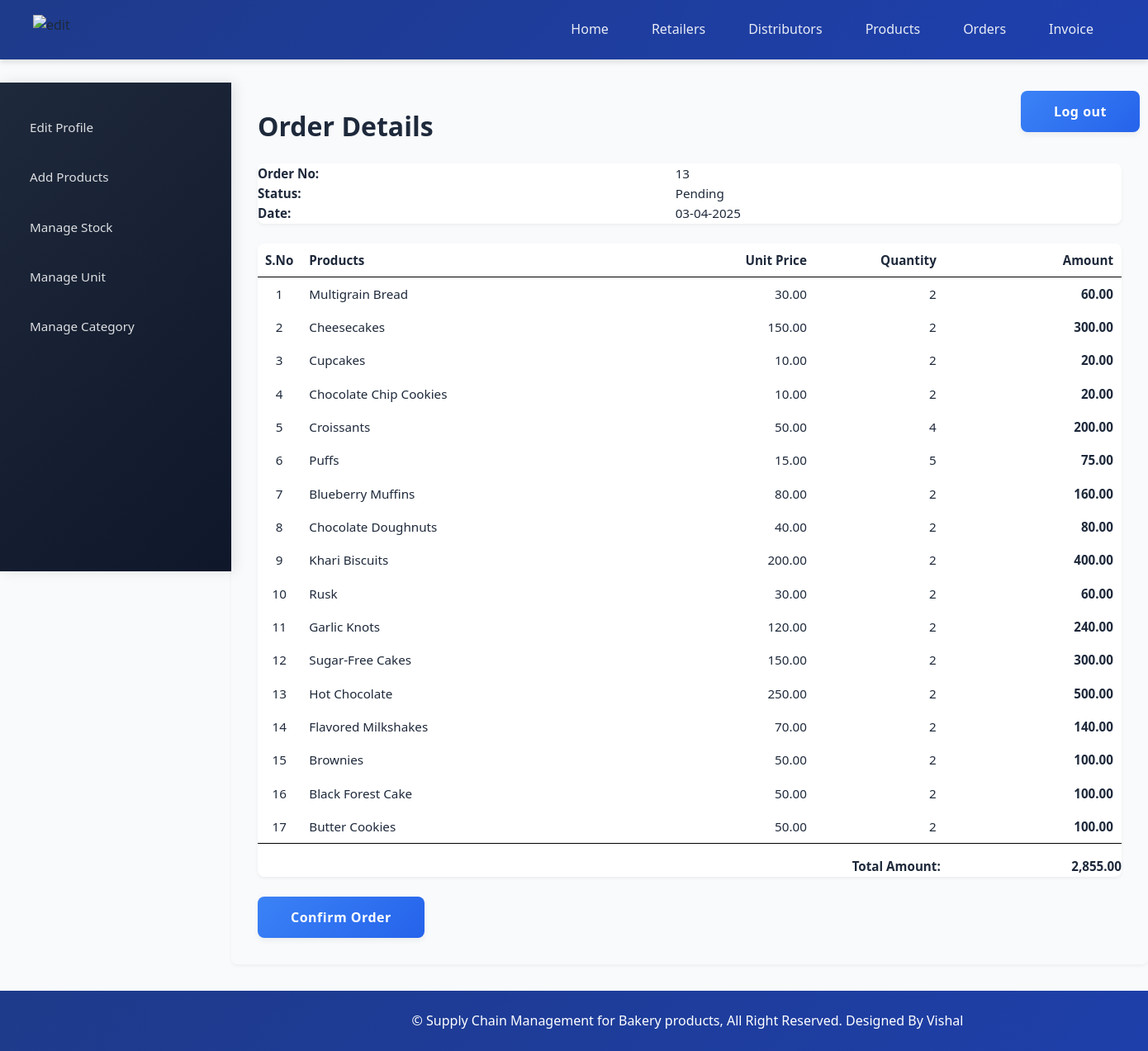
Screenshot of /manufacturer/view_order_items.php?id=13 (signed in) with the database file from the repository.
### tables this page shows
CREATE TABLE `orders` (
  `order_id` int(11) NOT NULL,
  `date` date NOT NULL,
  `retailer_id` int(11) NOT NULL,
  `approved` tinyint(1) NOT NULL,
  `status` tinyint(1) NOT NULL,
  `total_amount` decimal(10,3) NOT NULL
);

CREATE TABLE `order_items` (
  `order_items_id` int(11) NOT NULL,
  `order_id` int(11) NOT NULL,
  `pro_id` int(11) NOT NULL,
  `quantity` int(6) NOT NULL
);

CREATE TABLE `products` (
  `pro_id` int(11) NOT NULL,
  `pro_name` varchar(25) NOT NULL,
  `pro_desc` text DEFAULT NULL,
  `pro_price` decimal(10,3) NOT NULL,
  `unit` int(11) NOT NULL,
  `pro_cat` int(11) NOT NULL,
  `quantity` int(6) DEFAULT NULL
);

### manufacturer/view_order_items.php (the view, shortened to what this page needs)
<?php
require("../includes/config.php");
$order_id = filter_input(INPUT_GET, 'id', FILTER_VALIDATE_INT);
$query_selectManOrderItems = "SELECT *, order_items.quantity as quantity
                             FROM orders, order_items, products
                             WHERE order_items.order_id=?
                             AND order_items.pro_id=products.pro_id
                             AND order_items.order_id=orders.order_id";
$stmt = mysqli_prepare($con, $query_selectManOrderItems);
mysqli_stmt_bind_param($stmt, "i", $order_id);
mysqli_stmt_execute($stmt);
$result_selectManOrderItems = mysqli_stmt_get_result($stmt);
$query_selectManOrder = "SELECT date, approved, status FROM orders WHERE order_id=?";
$stmt = mysqli_prepare($con, $query_selectManOrder);
mysqli_stmt_bind_param($stmt, "i", $order_id);
mysqli_stmt_execute($stmt);
$result_selectManOrder = mysqli_stmt_get_result($stmt);
$row_selectManOrder = mysqli_fetch_array($result_selectManOrder);
?>
<!DOCTYPE html>
<html>
<head>
    <link rel="stylesheet" href="../includes/main_style.css">
</head>
<body>
    <?php
        include("../includes/nav_manufacturer.inc.php");
        include("../includes/aside_manufacturer.inc.php");
    ?>
    <section>
        <h1>Order Details</h1>
        <table class="table_infoFormat">
            <tr>
                <td style="font-weight: bold;">Order No:</td>
                <td><?php echo htmlspecialchars($order_id); ?></td>
            </tr>
            <tr>
                <td style="font-weight: bold;">Status:</td>
                <td>
                    <?php echo $row_selectManOrder['status'] == 0 ? "Pending" : "Completed"; ?>
                </td>
            </tr>
            <tr>
                <td style="font-weight: bold;">Date:</td>
                <td><?php echo date("d-m-Y", strtotime($row_selectManOrder['date'])); ?></td>
            </tr>
        </table>
        <form action="" method="POST" class="form">
        <table class="table_invoiceFormat" style="width: 100%; border-collapse: collapse;">
    <thead>
        <tr>
            <th style="width: 5%; text-align: center; border-bottom: 1px solid #000; padding: 8px 5px;">S.No</th>
            <th style="width: 45%; text-align: left; border-bottom: 1px solid #000; padding: 8px 10px;">Products</th>
            <th style="width: 15%; text-align: right; border-bottom: 1px solid #000; padding: 8px 15px;">Unit Price</th>
            <th style="width: 15%; text-align: right; border-bottom: 1px solid #000; padding: 8px 15px;">Quantity</th>
            <th style="width: 20%; text-align: right; border-bottom: 1px solid #000; padding: 8px 10px;">Amount</th>
        </tr>
    </thead>
    <tbody>
        <?php
        $total_amount = 0;
        $counter = 1;
        while($row = mysqli_fetch_array($result_selectManOrderItems)):
            $amount = $row['quantity'] * $row['pro_price'];
            $total_amount += $amount;
        ?>
        <tr>
            <td style="text-align: center; vertical-align: top; padding: 8px 5px;"><?php echo $counter++; ?></td>
            <td style="text-align: left; vertical-align: top; padding: 8px 10px;"><?php echo htmlspecialchars($row['pro_name']); ?></td>
            <td style="text-align: right; vertical-align: top; padding: 8px 15px;"><?php echo number_format($row['pro_price'], 2); ?></td>
            <td style="text-align: right; vertical-align: top; padding: 8px 15px;"><?php echo htmlspecialchars($row['quantity']); ?></td>
            <td style="text-align: right; vertical-align: top; padding: 8px 10px; font-weight: bold;"><?php echo number_format($amount, 2); ?></td>
        </tr>
        <?php endwhile; ?>
        <tr style="height:40px;vertical-align:bottom;">
            <td colspan="4" style="text-align: right; border-top: 1px solid #000; padding-top: 10px; padding-right: 10px;"><b>Total Amount:</b></td>
            <td style="text-align: right; border-top: 1px solid #000; padding-top: 10px; font-weight: bold;"><?php echo number_format($total_amount, 2); ?></td>
        </tr>
    </tbody>
</table>
            <?php if($row_selectManOrder['approved'] == 0): ?>
                <a href="confirm_order.php?id=<?php echo $order_id; ?>">
                    <input type="button" value="Confirm Order" class="submit_button"/>
                </a>
            <?php elseif($row_selectManOrder['status'] == 0): ?>
                <a href="generate_invoice.php?id=<?php echo $order_id; ?>">
                    <input type="button" value="Generate Invoice" class="submit_button"/>
                </a>
            <?php endif; ?>
        </form>
    </section>
    <?php include("../includes/footer.inc.php"); ?>
</body>
</html>

### includes/main_style.css (style rules this page uses)
* { font-family: 'Segoe UI', Roboto, -apple-system, sans-serif; margin: 0; padding: 0; box-sizing: border-box; }
body { margin: auto; background-color: #f8fafc; color: #1e293b; line-height: 1.6; }
a { text-decoration: none; color: inherit; }
.submit_button { font-size: 1rem; padding: 0.875rem 2.5rem; background: linear-gradient(135deg, #3b82f6 0%, #2563eb 100%); border: none; border-radius: 8px; color: white; cursor: pointer; transition: all 0.3s cubic-bezier(0.4, 0, 0.2, 1); font-weight: 600; letter-spacing: 0.5px; box-shadow: 0 4px 6px rgba(0, 0, 0, 0.05); }
body { margin-left: 280px; min-height: 100vh; margin-top: 100px; overflow-x: hidden; }
section { max-width: 1200px; width: 100%; padding: 2rem; margin: 0 auto; }
section h1 { margin: 0 0 1.5rem; font-weight: 700; color: #1e293b; font-size: 2rem; line-height: 1.3; }
table { border-collapse: separate; border-spacing: 0; width: 100%; margin: 1.5rem 0; font-size: 0.95rem; background: white; border-radius: 8px; overflow: hidden; box-shadow: 0 2px 4px rgba(0, 0, 0, 0.05); }

### rows the page displays
orders: date "03-04-2025"
order_items: pro.pro_name "Multigrain Bread", pro.pro_price "30.00", quantity "2", quantity.pro_price "60.00"
order_items: pro.pro_name "Cheesecakes", pro.pro_price "150.00", quantity "2", quantity.pro_price "300.00"
order_items: pro.pro_name "Cupcakes", pro.pro_price "10.00", quantity "2", quantity.pro_price "20.00"
order_items: pro.pro_name "Chocolate Chip Cookies", pro.pro_price "10.00", quantity "2", quantity.pro_price "20.00"
order_items: pro.pro_name "Croissants", pro.pro_price "50.00", quantity "4", quantity.pro_price "200.00"
order_items: pro.pro_name "Puffs", pro.pro_price "15.00", quantity "5", quantity.pro_price "75.00"
order_items: pro.pro_name "Blueberry Muffins", pro.pro_price "80.00", quantity "2", quantity.pro_price "160.00"
order_items: pro.pro_name "Chocolate Doughnuts", pro.pro_price "40.00", quantity "2", quantity.pro_price "80.00"
order_items: pro.pro_name "Khari Biscuits", pro.pro_price "200.00", quantity "2", quantity.pro_price "400.00"
order_items: pro.pro_name "Rusk", pro.pro_price "30.00", quantity "2", quantity.pro_price "60.00"
order_items: pro.pro_name "Garlic Knots", pro.pro_price "120.00", quantity "2", quantity.pro_price "240.00"
order_items: pro.pro_name "Sugar-Free Cakes", pro.pro_price "150.00", quantity "2", quantity.pro_price "300.00"
order_items: pro.pro_name "Hot Chocolate", pro.pro_price "250.00", quantity "2", quantity.pro_price "500.00"
order_items: pro.pro_name "Flavored Milkshakes", pro.pro_price "70.00", quantity "2", quantity.pro_price "140.00"
order_items: pro.pro_name "Brownies", pro.pro_price "50.00", quantity "2", quantity.pro_price "100.00"
order_items: pro.pro_name "Black Forest Cake", pro.pro_price "50.00", quantity "2", quantity.pro_price "100.00"
order_items: pro.pro_name "Butter Cookies", pro.pro_price "50.00", quantity "2", quantity.pro_price "100.00"

### other values shown
$order_id "13"
$total_amount "2,855.00"
